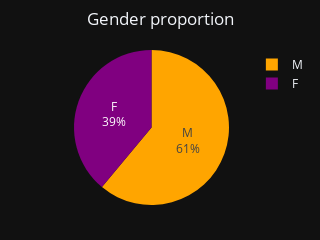
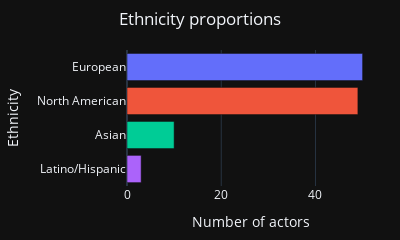
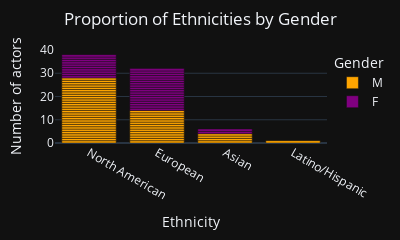
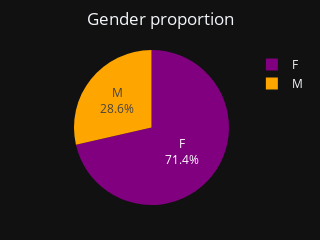

The code cell stored with these charts, in order, in its notebook:
### Code cell
vampire_ethnicities=plot_demographics(vampire_df, 'vampire')
witch_ethnicities=plot_demographics(witch_df, 'witch')
zombie_ethnicities=plot_demographics(zombie_df, 'zombie')
ghost_ethnicities=plot_demographics(ghost_df, 'ghost')
alien_ethnicities=plot_demographics(alien_df, 'alien')
predator_ethnicities=plot_demographics(predator_df, 'predator')
prey_ethnicities=plot_demographics(prey_df, 'prey')

### Figure 1 — Plotly figure (JSON) as saved in the notebook; plotly's stock layout.template omitted (floating-point values rounded to 4 significant figures)
{"data": [{"hoverinfo": "label+percent", "labels": ["M", "F"], "marker": {"colors": ["orange", "purple"]}, "textinfo": "percent+label", "type": "pie", "values": [47, 30]}], "layout": {"height": 225, "margin": {"b": 35, "l": 55, "r": 25, "t": 50}, "showlegend": true, "title": {"text": "Gender proportion", "x": 0.5}, "width": 225}}

### Figure 2 — Plotly figure (JSON) as saved in the notebook; plotly's stock layout.template omitted (floating-point values rounded to 4 significant figures)
{"data": [{"alignmentgroup": "True", "hovertemplate": "ethnicity_clean=%{y}<br>Number of actors=%{x}<extra></extra>", "legendgroup": "European", "marker": {"color": "#636efa", "pattern": {"shape": ""}}, "name": "European", "offsetgroup": "European", "orientation": "h", "showlegend": true, "textposition": "auto", "type": "bar", "x": [50], "xaxis": "x", "y": ["European"], "yaxis": "y"}, {"alignmentgroup": "True", "hovertemplate": "ethnicity_clean=%{y}<br>Number of actors=%{x}<extra></extra>", "legendgroup": "North American", "marker": {"color": "#EF553B", "pattern": {"shape": ""}}, "name": "North American", "offsetgroup": "North American", "orientation": "h", "showlegend": true, "textposition": "auto", "type": "bar", "x": [49], "xaxis": "x", "y": ["North American"], "yaxis": "y"}, {"alignmentgroup": "True", "hovertemplate": "ethnicity_clean=%{y}<br>Number of actors=%{x}<extra></extra>", "legendgroup": "Asian", "marker": {"color": "#00cc96", "pattern": {"shape": ""}}, "name": "Asian", "offsetgroup": "Asian", "orientation": "h", "showlegend": true, "textposition": "auto", "type": "bar", "x": [10], "xaxis": "x", "y": ["Asian"], "yaxis": "y"}, {"alignmentgroup": "True", "hovertemplate": "ethnicity_clean=%{y}<br>Number of actors=%{x}<extra></extra>", "legendgroup": "Latino/Hispanic", "marker": {"color": "#ab63fa", "pattern": {"shape": ""}}, "name": "Latino/Hispanic", "offsetgroup": "Latino/Hispanic", "orientation": "h", "showlegend": true, "textposition": "auto", "type": "bar", "x": [3], "xaxis": "x", "y": ["Latino/Hispanic"], "yaxis": "y"}], "layout": {"barmode": "relative", "height": 210, "legend": {"title": {"text": "ethnicity_clean"}, "tracegroupgap": 0}, "margin": {"b": 35, "l": 65, "r": 25, "t": 50}, "showlegend": false, "title": {"text": "Ethnicity proportions", "x": 0.5}, "width": 400, "xaxis": {"anchor": "y", "domain": [0, 1], "title": {"text": "Number of actors"}}, "yaxis": {"anchor": "x", "categoryarray": ["Latino/Hispanic", "Asian", "North American", "European"], "categoryorder": "array", "domain": [0, 1], "title": {"text": "Ethnicity"}}}}

### Figure 3 — Plotly figure (JSON) as saved in the notebook; plotly's stock layout.template omitted (floating-point values rounded to 4 significant figures)
{"data": [{"alignmentgroup": "True", "hovertemplate": "Gender=M<br>Ethnicity=%{x}<br>Number of actors=%{y}<extra></extra>", "legendgroup": "M", "marker": {"color": "orange", "pattern": {"shape": ""}}, "name": "M", "offsetgroup": "M", "orientation": "v", "showlegend": true, "textposition": "auto", "type": "bar", "x": ["North American", "European", "European", "North American", "North American", "European", "North American", "North American", "North American", "Asian", "European", "North American", "European", "European", "North American", "North American", "European", "North American", "European", "North American", "European", "North American", "North American", "European", "North American", "European", "North American", "North American", "European", "North American", "North American", "European", "North American", "North American", "North American", "North American", "North American", "Asian", "North American", "North American", "Asian", "North American", "European", "Latino/Hispanic", "Asian", "North American", "North American"], "xaxis": "x", "y": [1, 1, 1, 1, 1, 1, 1, 1, 1, 1, 1, 1, 1, 1, 1, 1, 1, 1, 1, 1, 1, 1, 1, 1, 1, 1, 1, 1, 1, 1, 1, 1, 1, 1, 1, 1, 1, 1, 1, 1, 1, 1, 1, 1, 1, 1, 1], "yaxis": "y"}, {"alignmentgroup": "True", "hovertemplate": "Gender=F<br>Ethnicity=%{x}<br>Number of actors=%{y}<extra></extra>", "legendgroup": "F", "marker": {"color": "purple", "pattern": {"shape": ""}}, "name": "F", "offsetgroup": "F", "orientation": "v", "showlegend": true, "textposition": "auto", "type": "bar", "x": ["North American", "North American", "European", "North American", "European", "Asian", "North American", "European", "European", "European", "European", "European", "North American", "North American", "European", "European", "European", "European", "European", "European", "European", "European", "European", "European", "European", "North American", "North American", "North American", "Asian", "North American"], "xaxis": "x", "y": [1, 1, 1, 1, 1, 1, 1, 1, 1, 1, 1, 1, 1, 1, 1, 1, 1, 1, 1, 1, 1, 1, 1, 1, 1, 1, 1, 1, 1, 1], "yaxis": "y"}], "layout": {"barmode": "relative", "height": 220, "legend": {"title": {"text": "Gender"}, "tracegroupgap": 0}, "margin": {"b": 35, "l": 55, "r": 25, "t": 50}, "showlegend": true, "title": {"text": "Proportion of Ethnicities by Gender", "x": 0.5}, "width": 400, "xaxis": {"anchor": "y", "domain": [0, 1], "title": {"text": "Ethnicity"}}, "yaxis": {"anchor": "x", "domain": [0, 1], "title": {"text": "Number of actors"}}}}

### Figure 4 — Plotly figure (JSON) as saved in the notebook; plotly's stock layout.template omitted (floating-point values rounded to 4 significant figures)
{"data": [{"hoverinfo": "label+percent", "labels": ["F", "M"], "marker": {"colors": ["purple", "orange"]}, "textinfo": "percent+label", "type": "pie", "values": [25, 10]}], "layout": {"height": 225, "margin": {"b": 35, "l": 55, "r": 25, "t": 50}, "showlegend": true, "title": {"text": "Gender proportion", "x": 0.5}, "width": 225}}
